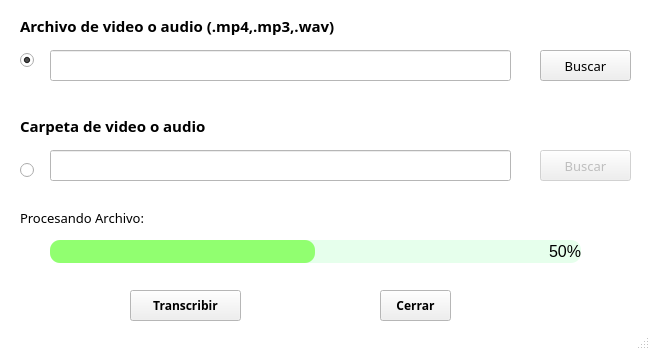
<?xml version="1.0" encoding="UTF-8"?>
<ui version="4.0">
 <class>Transcribir</class>
 <widget class="QMainWindow" name="Transcribir">
  <property name="geometry">
   <rect>
    <x>0</x>
    <y>0</y>
    <width>650</width>
    <height>350</height>
   </rect>
  </property>
  <property name="palette">
   <palette>
    <active>
     <colorrole role="Base">
      <brush brushstyle="SolidPattern">
       <color alpha="255">
        <red>255</red>
        <green>255</green>
        <blue>255</blue>
       </color>
      </brush>
     </colorrole>
     <colorrole role="Window">
      <brush brushstyle="SolidPattern">
       <color alpha="255">
        <red>255</red>
        <green>255</green>
        <blue>255</blue>
       </color>
      </brush>
     </colorrole>
    </active>
    <inactive>
     <colorrole role="Base">
      <brush brushstyle="SolidPattern">
       <color alpha="255">
        <red>255</red>
        <green>255</green>
        <blue>255</blue>
       </color>
      </brush>
     </colorrole>
     <colorrole role="Window">
      <brush brushstyle="SolidPattern">
       <color alpha="255">
        <red>255</red>
        <green>255</green>
        <blue>255</blue>
       </color>
      </brush>
     </colorrole>
    </inactive>
    <disabled>
     <colorrole role="Base">
      <brush brushstyle="SolidPattern">
       <color alpha="255">
        <red>255</red>
        <green>255</green>
        <blue>255</blue>
       </color>
      </brush>
     </colorrole>
     <colorrole role="Window">
      <brush brushstyle="SolidPattern">
       <color alpha="255">
        <red>255</red>
        <green>255</green>
        <blue>255</blue>
       </color>
      </brush>
     </colorrole>
    </disabled>
   </palette>
  </property>
  <property name="font">
   <font>
    <pointsize>8</pointsize>
   </font>
  </property>
  <property name="windowTitle">
   <string>Transcribir</string>
  </property>
  <widget class="QWidget" name="centralwidget">
   <widget class="QPushButton" name="transcript_bt">
    <property name="geometry">
     <rect>
      <x>130</x>
      <y>290</y>
      <width>111</width>
      <height>31</height>
     </rect>
    </property>
    <property name="font">
     <font>
      <family>Monospac821 BT</family>
      <pointsize>9</pointsize>
      <weight>75</weight>
      <bold>true</bold>
      <strikeout>false</strikeout>
     </font>
    </property>
    <property name="text">
     <string>Transcribir</string>
    </property>
   </widget>
   <widget class="QRadioButton" name="one_video">
    <property name="geometry">
     <rect>
      <x>20</x>
      <y>50</y>
      <width>21</width>
      <height>20</height>
     </rect>
    </property>
    <property name="text">
     <string/>
    </property>
    <property name="iconSize">
     <size>
      <width>30</width>
      <height>30</height>
     </size>
    </property>
    <property name="checked">
     <bool>true</bool>
    </property>
   </widget>
   <widget class="QLabel" name="label_2">
    <property name="geometry">
     <rect>
      <x>20</x>
      <y>110</y>
      <width>391</width>
      <height>31</height>
     </rect>
    </property>
    <property name="font">
     <font>
      <family>Monospac821 BT</family>
      <pointsize>11</pointsize>
      <weight>75</weight>
      <bold>true</bold>
     </font>
    </property>
    <property name="text">
     <string>Carpeta de video o audio</string>
    </property>
   </widget>
   <widget class="QLineEdit" name="file_name">
    <property name="geometry">
     <rect>
      <x>50</x>
      <y>50</y>
      <width>461</width>
      <height>31</height>
     </rect>
    </property>
    <property name="font">
     <font>
      <pointsize>12</pointsize>
     </font>
    </property>
   </widget>
   <widget class="QLineEdit" name="file_name_2">
    <property name="enabled">
     <bool>false</bool>
    </property>
    <property name="geometry">
     <rect>
      <x>50</x>
      <y>150</y>
      <width>461</width>
      <height>31</height>
     </rect>
    </property>
    <property name="font">
     <font>
      <pointsize>12</pointsize>
     </font>
    </property>
   </widget>
   <widget class="QPushButton" name="cerrar">
    <property name="geometry">
     <rect>
      <x>380</x>
      <y>290</y>
      <width>71</width>
      <height>31</height>
     </rect>
    </property>
    <property name="font">
     <font>
      <family>Monospac821 BT</family>
      <pointsize>9</pointsize>
      <weight>75</weight>
      <bold>true</bold>
     </font>
    </property>
    <property name="text">
     <string>Cerrar</string>
    </property>
   </widget>
   <widget class="QRadioButton" name="videos">
    <property name="geometry">
     <rect>
      <x>20</x>
      <y>160</y>
      <width>21</width>
      <height>20</height>
     </rect>
    </property>
    <property name="text">
     <string/>
    </property>
   </widget>
   <widget class="QPushButton" name="buscar_path">
    <property name="enabled">
     <bool>false</bool>
    </property>
    <property name="geometry">
     <rect>
      <x>540</x>
      <y>150</y>
      <width>91</width>
      <height>31</height>
     </rect>
    </property>
    <property name="font">
     <font>
      <family>Monospac821 BT</family>
      <pointsize>10</pointsize>
     </font>
    </property>
    <property name="text">
     <string>Buscar</string>
    </property>
   </widget>
   <widget class="QPushButton" name="buscar1">
    <property name="geometry">
     <rect>
      <x>540</x>
      <y>50</y>
      <width>91</width>
      <height>31</height>
     </rect>
    </property>
    <property name="font">
     <font>
      <family>Monospac821 BT</family>
      <pointsize>10</pointsize>
     </font>
    </property>
    <property name="text">
     <string>Buscar</string>
    </property>
   </widget>
   <widget class="QLabel" name="label">
    <property name="geometry">
     <rect>
      <x>20</x>
      <y>10</y>
      <width>551</width>
      <height>31</height>
     </rect>
    </property>
    <property name="font">
     <font>
      <family>Monospac821 BT</family>
      <pointsize>11</pointsize>
      <weight>75</weight>
      <bold>true</bold>
     </font>
    </property>
    <property name="text">
     <string>Archivo de video o audio (.mp4,.mp3,.wav)</string>
    </property>
   </widget>
   <widget class="QProgressBar" name="progressBar">
    <property name="geometry">
     <rect>
      <x>50</x>
      <y>240</y>
      <width>531</width>
      <height>23</height>
     </rect>
    </property>
    <property name="font">
     <font>
      <pointsize>12</pointsize>
     </font>
    </property>
    <property name="styleSheet">
     <string notr="true">QProgressBar{
border-radius:10px;
background-color:#e6ffec;
}

QProgressBar::chunk{
border-radius:10px;
background-color:#91ff70;
}</string>
    </property>
    <property name="maximum">
     <number>100</number>
    </property>
    <property name="value">
     <number>50</number>
    </property>
    <property name="alignment">
     <set>Qt::AlignRight|Qt::AlignTrailing|Qt::AlignVCenter</set>
    </property>
    <property name="orientation">
     <enum>Qt::Horizontal</enum>
    </property>
   </widget>
   <widget class="QLabel" name="label_3">
    <property name="geometry">
     <rect>
      <x>20</x>
      <y>210</y>
      <width>211</width>
      <height>16</height>
     </rect>
    </property>
    <property name="font">
     <font>
      <family>Monospac821 BT</family>
      <pointsize>10</pointsize>
      <weight>50</weight>
      <bold>false</bold>
     </font>
    </property>
    <property name="text">
     <string>Procesando Archivo: </string>
    </property>
   </widget>
   <widget class="QLabel" name="nam_video">
    <property name="geometry">
     <rect>
      <x>210</x>
      <y>210</y>
      <width>361</width>
      <height>16</height>
     </rect>
    </property>
    <property name="font">
     <font>
      <pointsize>12</pointsize>
     </font>
    </property>
    <property name="text">
     <string/>
    </property>
   </widget>
  </widget>
  <widget class="QStatusBar" name="statusbar"/>
 </widget>
 <resources/>
 <connections/>
</ui>
